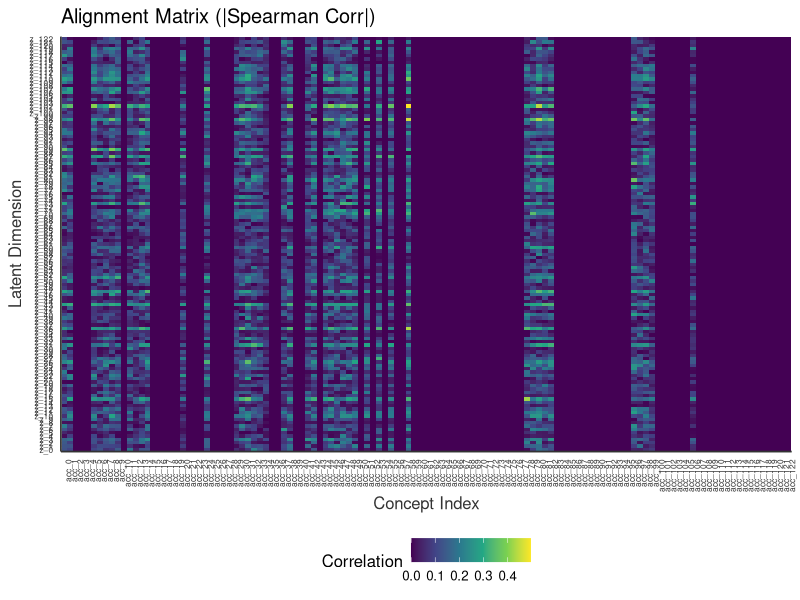
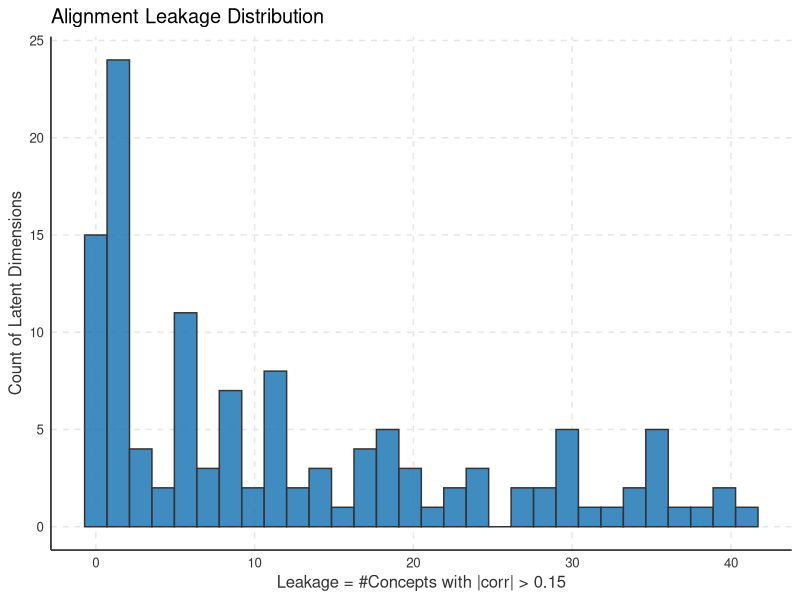
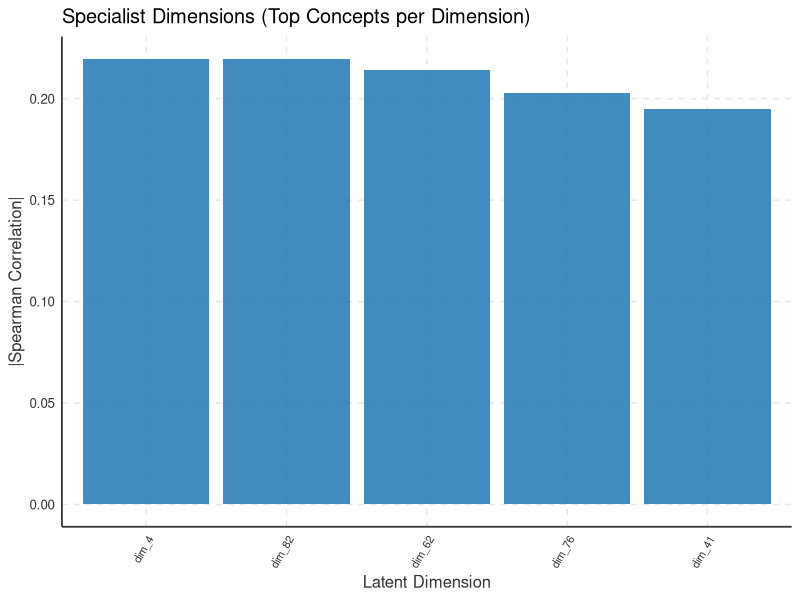
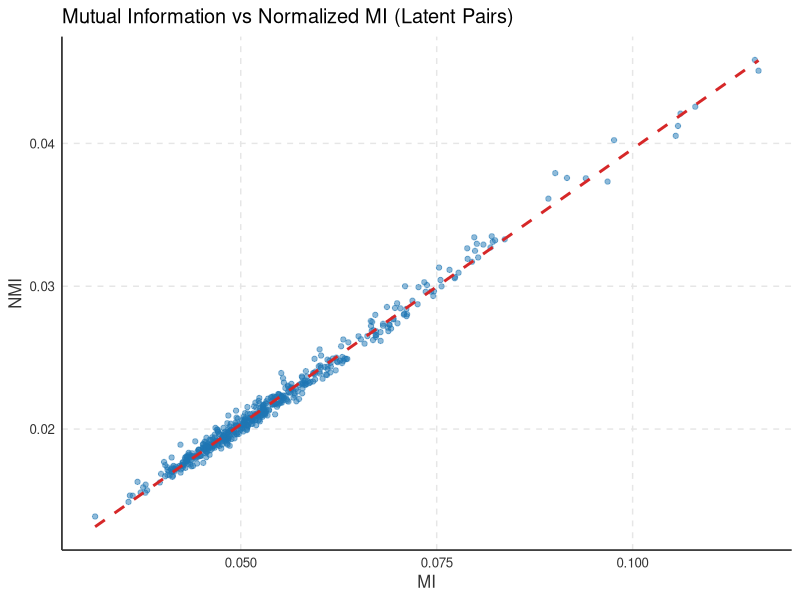
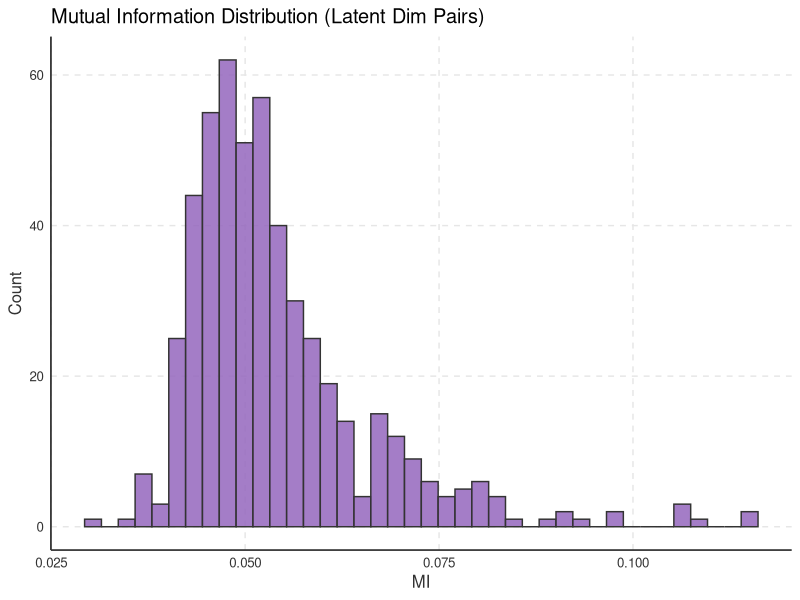

R code for these plots, in order:
#!/usr/bin/env Rscript
# Experiment 1: Disentanglement Plots (R version)
# Generate all plots for exp_m1_out/assist_09

library(ggplot2)
library(dplyr)
library(tidyr)
library(RColorBrewer)
library(reshape2)

# Set working directory
setwd("/home/zsh/xph_image/exp_m1_out/assist_09")

# Publication-quality theme
theme_pub <- theme_minimal(base_size = 12) +
  theme(
    text = element_text(family = "sans"),
    plot.background = element_rect(fill = "white", color = NA),
    panel.background = element_rect(fill = "white", color = NA),
    panel.grid.major = element_line(color = "#E6E6E6", linetype = "dashed", linewidth = 0.5),
    panel.grid.minor = element_blank(),
    axis.line = element_line(color = "#333333", linewidth = 0.6),
    axis.text = element_text(color = "#333333"),
    axis.title = element_text(color = "#333333"),
    legend.position = "bottom",
    legend.background = element_rect(fill = "white", color = NA)
  )

# Color palette
colors <- c(
  blue = "#1f77b4",
  orange = "#ff7f0e",
  green = "#2ca02c",
  red = "#d62728",
  purple = "#9467bd"
)

# ============================================================
# Plot 1: Alignment Matrix Heatmap
# ============================================================
cat("Generating alignment_heatmap.png...\n")
alignment_matrix <- read.csv("alignment_matrix.csv", row.names = 1)
alignment_long <- melt(as.matrix(alignment_matrix))
colnames(alignment_long) <- c("LatentDim", "Concept", "Correlation")

p1 <- ggplot(alignment_long, aes(x = Concept, y = LatentDim, fill = Correlation)) +
  geom_tile() +
  scale_fill_viridis_c(option = "viridis", limits = c(0, NA), na.value = "gray90") +
  labs(
    title = "Alignment Matrix (|Spearman Corr|)",
    x = "Concept Index",
    y = "Latent Dimension"
  ) +
  theme_pub +
  theme(axis.text.x = element_text(angle = 90, hjust = 1, size = 6),
        axis.text.y = element_text(size = 6))

ggsave("R_alignment_heatmap.png", p1, width = 10, height = 8, dpi = 300)

# ============================================================
# Plot 2: Leakage Distribution (Histogram)
# ============================================================
cat("Generating leakage_histogram.png...\n")
leakage_thr <- 0.15
alignment_matrix_vals <- as.matrix(alignment_matrix)
leakage_per_dim <- rowSums(abs(alignment_matrix_vals) > leakage_thr, na.rm = TRUE)

df_leakage <- data.frame(leakage = leakage_per_dim)

p2 <- ggplot(df_leakage, aes(x = leakage)) +
  geom_histogram(bins = 30, fill = colors["blue"], alpha = 0.85, color = "#333333") +
  labs(
    title = "Alignment Leakage Distribution",
    x = paste0("Leakage = #Concepts with |corr| > ", leakage_thr),
    y = "Count of Latent Dimensions"
  ) +
  theme_pub

ggsave("R_leakage_histogram.png", p2, width = 7, height = 5, dpi = 300)

# ============================================================
# Plot 3: Specialists Bar Chart
# ============================================================
cat("Generating specialists_bar.png...\n")
specialists <- read.csv("alignment_specialists.csv")

p3 <- ggplot(specialists, aes(x = reorder(paste0("dim_", dim), -max_corr), y = max_corr)) +
  geom_bar(stat = "identity", fill = colors["blue"], alpha = 0.85) +
  labs(
    title = "Specialist Dimensions (Top Concepts per Dimension)",
    x = "Latent Dimension",
    y = "|Spearman Correlation|"
  ) +
  theme_pub +
  theme(axis.text.x = element_text(angle = 60, hjust = 1, size = 8))

ggsave("R_specialists_bar.png", p3, width = 12, height = 5, dpi = 300)

# ============================================================
# Plot 4: MI Matrix (from cmig_pairs.csv)
# ============================================================
cat("Generating mi_scatter.png...\n")
cmig_pairs <- read.csv("cmig_pairs.csv")

p4 <- ggplot(cmig_pairs, aes(x = MI, y = NMI)) +
  geom_point(alpha = 0.5, color = colors["blue"]) +
  geom_smooth(method = "lm", se = FALSE, color = colors["red"], linetype = "dashed") +
  labs(
    title = "Mutual Information vs Normalized MI (Latent Pairs)",
    x = "MI",
    y = "NMI"
  ) +
  theme_pub

ggsave("R_mi_scatter.png", p4, width = 7, height = 5, dpi = 300)

# ============================================================
# Plot 5: MI Histogram
# ============================================================
cat("Generating mi_histogram.png...\n")
p5 <- ggplot(cmig_pairs, aes(x = MI)) +
  geom_histogram(bins = 40, fill = colors["purple"], alpha = 0.85, color = "#333333") +
  labs(
    title = "Mutual Information Distribution (Latent Dim Pairs)",
    x = "MI",
    y = "Count"
  ) +
  theme_pub

ggsave("R_mi_histogram.png", p5, width = 7, height = 5, dpi = 300)

cat("All Experiment 1 plots generated!\n")
